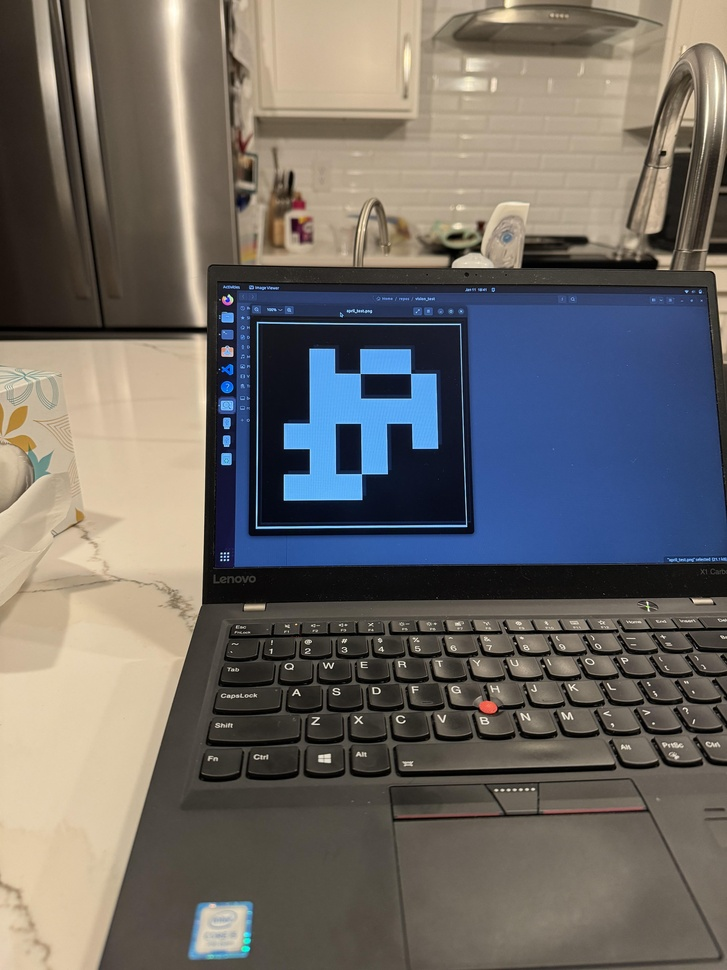
#> input picture april_test_kitchen.jpg, 727 x 970 px, shrunk from 4284 x 5712 before the run
$ python image_example.py
#> lines starting #> are read from the running program, lines starting #| are printed output that depends on the picture
from dt_apriltags import Detector
import numpy
import os
import cv2

imagepath = './april_test_kitchen.jpg'
image = cv2.imread(imagepath, cv2.IMREAD_GRAYSCALE)
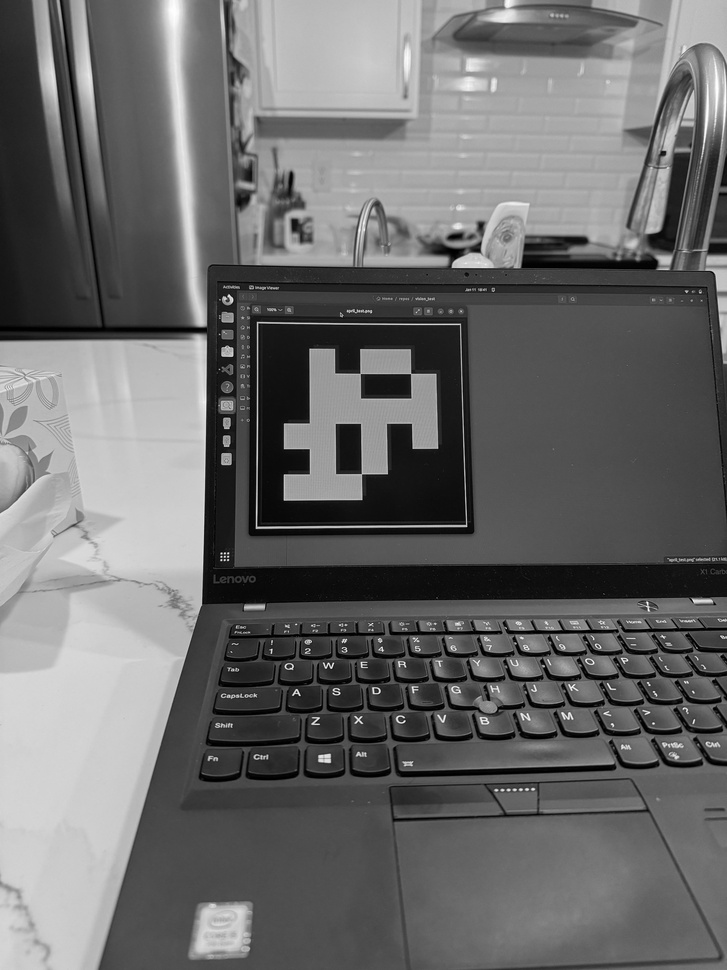
#> image: shape (970, 727); min 0, max 255, mean 107.2
# cv2.imshow('image',image)
# cv2.waitKey(0)
# cv2.destroyAllWindows()

cameraMatrix = numpy.array([336.7755634193813, 0.0, 333.3575643300718, 0.0, 336.02729840829176, 212.77376312080065, 0.0, 0.0, 1.0]).reshape((3,3))
camera_params = ( cameraMatrix[0,0], cameraMatrix[1,1], cameraMatrix[0,2], cameraMatrix[1,2] )
#> (the run stopped early here; a loop or call above may not have finished)
